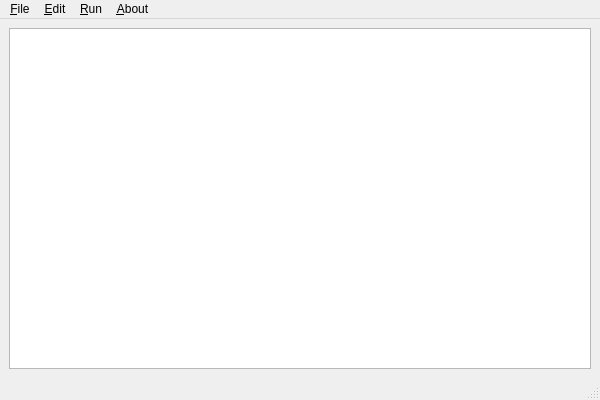
<?xml version="1.0" encoding="UTF-8"?>
<ui version="4.0">
 <class>LammpsGui</class>
 <widget class="QMainWindow" name="LammpsGui">
  <property name="geometry">
   <rect>
    <x>0</x>
    <y>0</y>
    <width>600</width>
    <height>400</height>
   </rect>
  </property>
  <property name="windowTitle">
   <string>LammpsGui</string>
  </property>
  <widget class="QWidget" name="centralwidget">
   <layout class="QHBoxLayout" name="horizontalLayout">
    <item>
     <widget class="CodeEditor" name="textEdit">
      <property name="enabled">
       <bool>true</bool>
      </property>
      <property name="acceptDrops">
       <bool>true</bool>
      </property>
     </widget>
    </item>
   </layout>
  </widget>
  <widget class="QMenuBar" name="menubar">
   <property name="geometry">
    <rect>
     <x>0</x>
     <y>0</y>
     <width>600</width>
     <height>24</height>
    </rect>
   </property>
   <widget class="QMenu" name="menuFile">
    <property name="title">
     <string>&amp;File</string>
    </property>
    <addaction name="actionNew"/>
    <addaction name="actionOpen"/>
    <addaction name="separator"/>
    <addaction name="actionSave"/>
    <addaction name="actionSave_As"/>
    <addaction name="separator"/>
    <addaction name="actionQuit"/>
   </widget>
   <widget class="QMenu" name="menuEdit">
    <property name="title">
     <string>&amp;Edit</string>
    </property>
    <addaction name="actionUndo"/>
    <addaction name="actionRedo"/>
    <addaction name="separator"/>
    <addaction name="actionCopy"/>
    <addaction name="actionCut"/>
    <addaction name="actionPaste"/>
    <addaction name="separator"/>
    <addaction name="actionEdit_Preferences"/>
   </widget>
   <widget class="QMenu" name="menu_Run">
    <property name="title">
     <string>&amp;Run</string>
    </property>
    <addaction name="actionRun_Buffer"/>
    <addaction name="actionStop_LAMMPS"/>
    <addaction name="separator"/>
    <addaction name="actionImage"/>
   </widget>
   <widget class="QMenu" name="menuAbout">
    <property name="title">
     <string>&amp;About</string>
    </property>
    <addaction name="actionAbout_LAMMPS_GUI"/>
    <addaction name="action_Help"/>
    <addaction name="actionLAMMPS_Manual"/>
   </widget>
   <addaction name="menuFile"/>
   <addaction name="menuEdit"/>
   <addaction name="menu_Run"/>
   <addaction name="menuAbout"/>
  </widget>
  <widget class="QStatusBar" name="statusbar"/>
  <action name="actionNew">
   <property name="icon">
    <iconset theme="document-new">
     <normaloff>.</normaloff>.</iconset>
   </property>
   <property name="text">
    <string>&amp;New</string>
   </property>
   <property name="toolTip">
    <string>Start a New Input File</string>
   </property>
   <property name="statusTip">
    <string>Start a New Input File</string>
   </property>
   <property name="shortcut">
    <string>Ctrl+N</string>
   </property>
  </action>
  <action name="actionOpen">
   <property name="icon">
    <iconset theme="document-open">
     <normaloff>.</normaloff>.</iconset>
   </property>
   <property name="text">
    <string>&amp;Open</string>
   </property>
   <property name="toolTip">
    <string>Open an Input File</string>
   </property>
   <property name="statusTip">
    <string>Open an Input File</string>
   </property>
   <property name="shortcut">
    <string>Ctrl+O</string>
   </property>
  </action>
  <action name="actionSave">
   <property name="icon">
    <iconset theme="document-save">
     <normaloff>.</normaloff>.</iconset>
   </property>
   <property name="text">
    <string>&amp;Save</string>
   </property>
   <property name="toolTip">
    <string>Save Input File</string>
   </property>
   <property name="statusTip">
    <string>Save Input File</string>
   </property>
   <property name="shortcut">
    <string>Ctrl+S</string>
   </property>
  </action>
  <action name="actionSave_As">
   <property name="icon">
    <iconset theme="document-save-as">
     <normaloff>.</normaloff>.</iconset>
   </property>
   <property name="text">
    <string>Save &amp;As</string>
   </property>
   <property name="toolTip">
    <string>Save Input File As...</string>
   </property>
   <property name="statusTip">
    <string>Save Input File As...</string>
   </property>
   <property name="shortcut">
    <string>Ctrl+Shift+S</string>
   </property>
  </action>
  <action name="actionQuit">
   <property name="icon">
    <iconset theme="application-exit">
     <normaloff>.</normaloff>.</iconset>
   </property>
   <property name="text">
    <string>&amp;Quit</string>
   </property>
   <property name="toolTip">
    <string>Quit LAMMPS-GUI</string>
   </property>
   <property name="statusTip">
    <string>Quit LAMMPS-GUI</string>
   </property>
   <property name="shortcut">
    <string>Ctrl+Q</string>
   </property>
  </action>
  <action name="actionCut">
   <property name="icon">
    <iconset theme="edit-cut">
     <normaloff>.</normaloff>.</iconset>
   </property>
   <property name="text">
    <string>C&amp;ut</string>
   </property>
   <property name="statusTip">
    <string>Cut Selected Text to Clipboard</string>
   </property>
   <property name="shortcut">
    <string>Ctrl+X</string>
   </property>
  </action>
  <action name="actionCopy">
   <property name="icon">
    <iconset theme="edit-copy">
     <normaloff>.</normaloff>.</iconset>
   </property>
   <property name="text">
    <string>&amp;Copy</string>
   </property>
   <property name="statusTip">
    <string>Copy Selected Text to Clipboard</string>
   </property>
   <property name="shortcut">
    <string>Ctrl+C</string>
   </property>
  </action>
  <action name="actionPaste">
   <property name="icon">
    <iconset theme="edit-paste">
     <normaloff>.</normaloff>.</iconset>
   </property>
   <property name="text">
    <string>&amp;Paste</string>
   </property>
   <property name="statusTip">
    <string>Paste Text from Clipboard</string>
   </property>
   <property name="shortcut">
    <string>Ctrl+V</string>
   </property>
  </action>
  <action name="actionUndo">
   <property name="icon">
    <iconset theme="edit-undo">
     <normaloff>.</normaloff>.</iconset>
   </property>
   <property name="text">
    <string>&amp;Undo</string>
   </property>
   <property name="statusTip">
    <string>Undo Edit</string>
   </property>
   <property name="shortcut">
    <string>Ctrl+Z</string>
   </property>
  </action>
  <action name="actionRedo">
   <property name="icon">
    <iconset theme="edit-redo">
     <normaloff>.</normaloff>.</iconset>
   </property>
   <property name="text">
    <string>&amp;Redo</string>
   </property>
   <property name="statusTip">
    <string>Redo Edit</string>
   </property>
   <property name="shortcut">
    <string>Ctrl+Shift+Z</string>
   </property>
  </action>
  <action name="actionRun_Buffer">
   <property name="icon">
    <iconset theme="emblem-default">
     <normaloff>.</normaloff>.</iconset>
   </property>
   <property name="text">
    <string>&amp;Run LAMMPS</string>
   </property>
   <property name="toolTip">
    <string>Run LAMMPS with Input</string>
   </property>
   <property name="shortcut">
    <string>Ctrl+Return</string>
   </property>
  </action>
  <action name="actionStop_LAMMPS">
   <property name="icon">
    <iconset theme="process-stop">
     <normaloff>.</normaloff>.</iconset>
   </property>
   <property name="text">
    <string>&amp;Stop LAMMPS</string>
   </property>
   <property name="toolTip">
    <string>Stop LAMMPS Process</string>
   </property>
   <property name="shortcut">
    <string>Ctrl+/</string>
   </property>
  </action>
  <action name="actionImage">
   <property name="icon">
    <iconset theme="emblem-photos"/>
   </property>
   <property name="text">
    <string>&amp;View Snapshot</string>
   </property>
   <property name="toolTip">
    <string>View Snapshot of current LAMMPS state</string>
   </property>
   <property name="shortcut">
    <string>Ctrl+I</string>
   </property>
  </action>
  <action name="actionAbout_LAMMPS_GUI">
   <property name="icon">
    <iconset theme="help-about">
     <normaloff>.</normaloff>.</iconset>
   </property>
   <property name="text">
    <string>&amp;About LAMMPS-GUI</string>
   </property>
   <property name="toolTip">
    <string>About LAMMPS-GUI</string>
   </property>
  </action>
  <action name="action_Help">
   <property name="icon">
    <iconset theme="help-faq">
     <normaloff>.</normaloff>.</iconset>
   </property>
   <property name="text">
    <string>Quick &amp;Help</string>
   </property>
   <property name="toolTip">
    <string>Quick Help</string>
   </property>
  </action>
  <action name="actionEdit_Preferences">
   <property name="icon">
    <iconset theme="preferences-desktop">
     <normaloff>.</normaloff>.</iconset>
   </property>
   <property name="text">
    <string>Edit &amp;Preferences...</string>
   </property>
  </action>
  <action name="actionLAMMPS_Manual">
   <property name="icon">
    <iconset theme="help-browser"/>
   </property>
   <property name="text">
    <string>LAMMPS &amp;Manual</string>
   </property>
  </action>
 </widget>
 <customwidgets>
  <customwidget>
   <class>CodeEditor</class>
   <extends>QPlainTextEdit</extends>
   <header>codeeditor.h</header>
  </customwidget>
 </customwidgets>
 <resources/>
 <connections/>
</ui>
